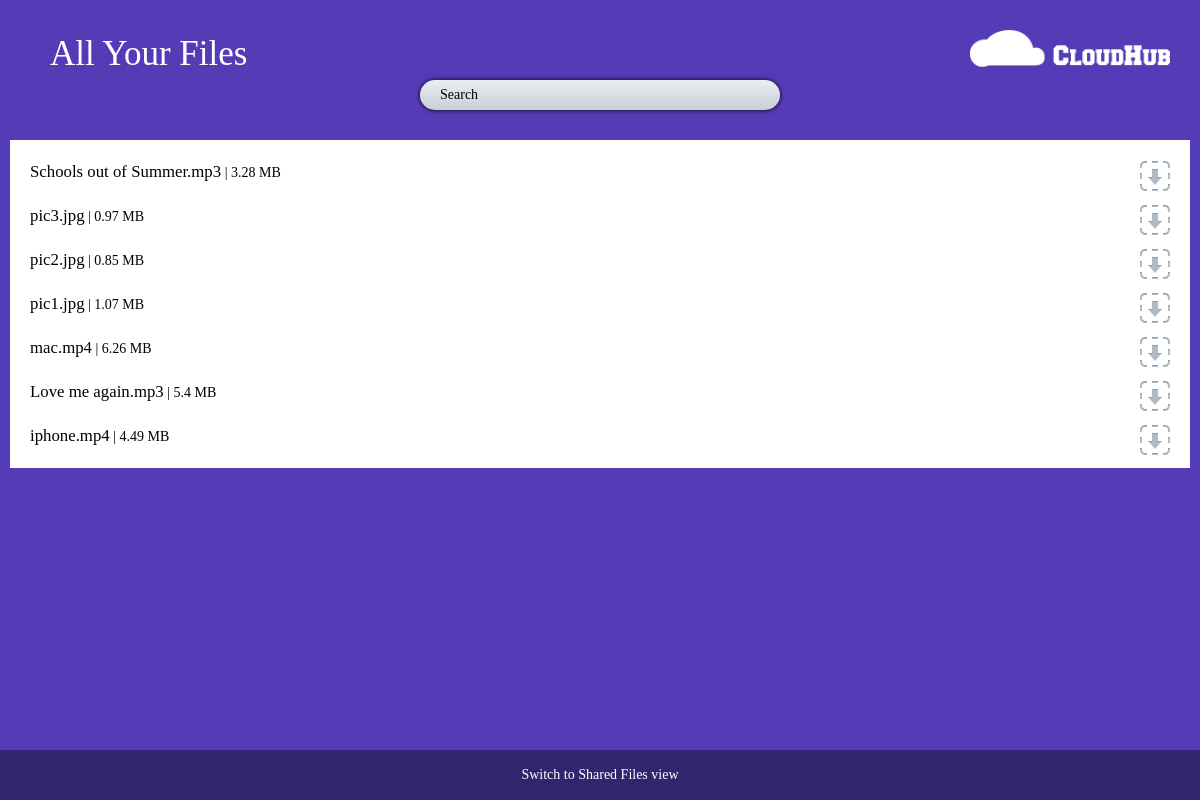
The app's page /viewall.php (signed in) with its own data.
### tables this page shows
CREATE TABLE IF NOT EXISTS `files` (
  `id` int(255) NOT NULL AUTO_INCREMENT,
  `userid` int(255) NOT NULL,
  `usernick` varchar(255) NOT NULL,
  `filename` varchar(255) NOT NULL,
  `filetype` varchar(255) NOT NULL,
  `filesize` int(255) NOT NULL,
  `shareid` int(255) NOT NULL,
  `directory` varchar(255) NOT NULL,
  PRIMARY KEY (`id`)
);

### viewall.php (the view, shortened to what this page needs)
<html>
<head>
<link rel="stylesheet" href="./css/bootstrap.css" />
<link rel="stylesheet" href="./css/basic.css" />
<link rel="stylesheet" href="./css/viewall.css" />
</head>
<body>
	<h1>All Your Files</h1>
	<a href="home.php"><img src="./img/logo_main.png" id="logo_main" /></a>
<div id="sresults">
<span id="bar"><input type="text" id="searchbox" name="searchbox" onclick="this.value=''" value="Search" /></span>
</div>
	<br />
<div id="content">
<div id="page1" class="page">
	<ul id="files">
<?php
 $dbc = mysqli_connect(DB_HOST, DB_USER, DB_PASSWORD, DB_NAME);
 $myid=$_SESSION['userid'];
$query = "SELECT * FROM files WHERE userid = '$myid' ORDER BY filename DESC";
$data = mysqli_query($dbc, $query);
	while ($row=mysqli_fetch_array($data)) {
			$sizethis=$row['filesize'];
		if ($sizethis>1)
		{
			$sizethis=$sizethis/1024;
			if ($sizethis>1)
			{
			$sizethis=$sizethis/1024;
			$sizethis = round($sizethis, 2) . ' MB';
			}
			else {
			$sizethis = round($sizethis, 2) . " KB";
			}
		}
		else {
			$sizethis = round($sizethis, 2) . " bytes";
		}
		echo '<li id="./server/php/files/' . $_SESSION['userid'] . '/' . $row['filename'] . '"><a href="./server/php/files/' . $row['directory'] . '/' . $row['filename'] . '"><button class="dwn"></button></a><big>' . $row['filename'] . '</big> | ' . $sizethis . '</li>';
	}
	?>
</div>
<div id="menubar">
	<button onclick="move()" id="shift">Switch to Shared Files view</button>
</div>
</div>
</body>
</html>

### css/basic.css (style rules this page uses)
#logo_main { position:relative; max-width: 50%; float:right; top:30px; right:30px; padding-bottom:20px; display: block; }
body { text-align: center; font-family: myFont; }
#content { color:white; width:100%; padding:10px; display: block; margin-top: 100px; }
.page { display:block; text-align: center; }
#page1 { max-width:100%; width:100%; }
#menubar { position:fixed; bottom:0px; width:100%; left:0px; right:0px; padding-top:5px; padding-bottom: 5px; background-color: rgba(0,0,0,0.4); }
h1 { font-family: myFont; font-weight: lighter; position:relative; display: block; top:15px; left:50px; float:left; color:white; font-size: 2.5em; }
#shift { background-color: transparent; padding: 10px; border:none; color:white; }

### css/viewall.css (style rules this page uses)
body { background-color: rgba(85,60,183,1); text-align: center; }
#content { color:white; width:100%; padding:10px; display: block; margin-top: 100px; }
.page { display:block; text-align: center; }
#page1 { max-width:100%; width:100%; overflow: hidden; }
#menubar { position:fixed; bottom:0px; width:100%; left:0px; right:0px; padding-top:5px; max-height: 55px; padding-bottom: 5px; background-color: rgba(0,0,0,0.4); }
h1 { font-family: myFont; font-weight: lighter; position:relative; display: block; top:15px; left:50px; float:left; color:white; }
#files { background-color: white; list-style-type: none; width:100%; color:black; text-align: left; padding:10px; margin-top: 10px; left:0px; right:0px; overflow-y:scroll; }
#files li { padding: 10px; }
#shift { background-color: transparent; padding: 10px; border:none; color:white; }
.dwn { background: url('img/download.png') center no-repeat; width:30px; height:32px; max-width: 30px; max-height: 32px; border:0px; vertical-align: top; margin-left: 10px; }
#sresults { display: inline-block; width:30%; position: fixed; left:35%; top:10%; }
#searchbox { width:100%; padding:5px; outline-width: 0px; border-radius: 50px; padding-left: 20px; border: 0px; background: -webkit-gradient(linear, 0% 0%, 0% 100%, from(#eaeef1), to(#c7cfd8)); background: -moz-linear-gradient(top, #eaeef1, #c7cfd8); background: linear-gradient(top, #eaeef1, #c7cfd8); box-shadow: 0px 0px 5px black; }
.dwn { float:right; }

### records on screen
files: filename "Schools out of Summer.mp3", sizethis "3.28 MB"
files: filename "pic3.jpg", sizethis "0.97 MB"
files: filename "pic2.jpg", sizethis "0.85 MB"
files: filename "pic1.jpg", sizethis "1.07 MB"
files: filename "mac.mp4", sizethis "6.26 MB"
files: filename "Love me again.mp3", sizethis "5.4 MB"
files: filename "iphone.mp4", sizethis "4.49 MB"
